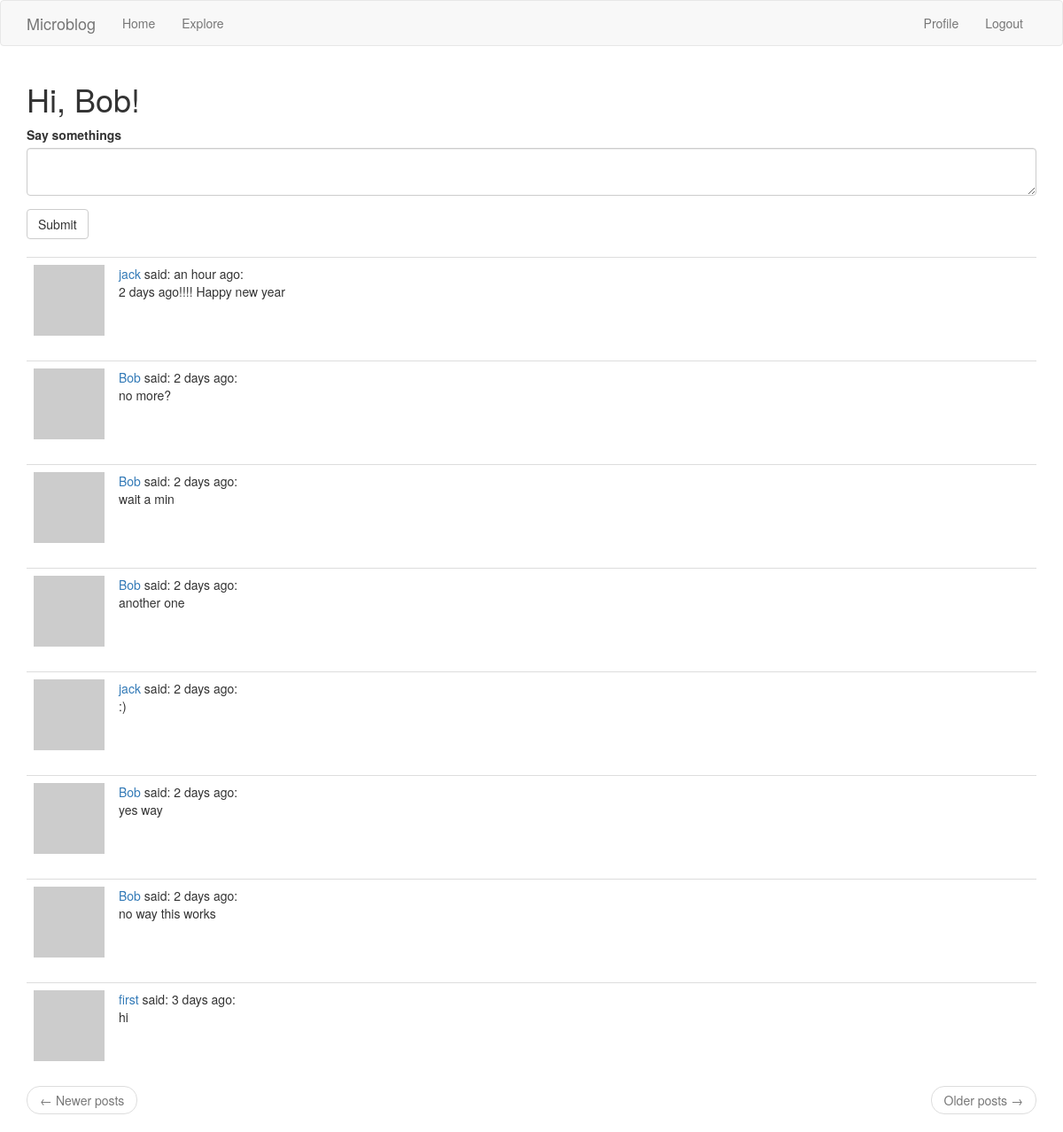
Screenshot of /index (signed in) with the database file from the repository.
### app/models.py (models this page shows, shortened)
class User(UserMixin, db.Model):
    id = db.Column(db.Integer, primary_key=True)
    username = db.Column(db.String(64), index=True, unique=True)
    email = db.Column(db.String(120), index=True, unique=True)
    password_hash = db.Column(db.String(128))
    posts = db.relationship('Post', backref='author', lazy='dynamic')
    about_me = db.Column(db.String(140))
    last_seen = db.Column(db.DateTime, default=datetime.utcnow())
    followed = db.relationship('User', secondary=followers,
    primaryjoin=(followers.c.follower_id == id),
    secondaryjoin=(followers.c.followed_id == id),
    backref=db.backref('followers', lazy='dynamic'), lazy='dynamic')
    def avatar(self,size):
        digest = md5(self.email.lower().encode('utf-8')).hexdigest()
        return 'https:www.gravatar.com/avatar/{}?d=identicon&s={}'.format(digest, size)
    def followed_posts(self):
        followed = Post.query.join(
            followers, (followers.c.followed_id == Post.user_id)).filter(
            followers.c.follower_id == self.id)
        own = Post.query.filter_by(user_id=self.id) #adds own posts to timeline
        return followed.union(own).order_by(Post.timestamp.desc())

class Post(db.Model):
    id = db.Column(db.Integer, primary_key=True)
    body = db.Column(db.String(140))
    timestamp = db.Column(db.DateTime, index=True, default=datetime.utcnow())
    user_id = db.Column(db.Integer, db.ForeignKey('user.id')) #they are connected by this

### app/routes.py (the view)
@app.route('/', methods=["GET","POST"])
@app.route('/index', methods=["GET","POST"]) #decorators
@login_required
def index():
    form = PostForm()
    if form.validate_on_submit():
        post = Post(body=form.post.data, author=current_user)
        db.session.add(post)
        db.session.commit()
        flash('Your post is now live')
        return redirect(url_for('index'))
    page = request.args.get('page',1,type=int)
    posts = current_user.followed_posts().paginate(
    page, app.config['POSTS_PER_PAGE'], False)
    next_url = url_for('index',page=posts.next_num) if posts.has_next else None
    prev_url = url_for('index',page=posts.prev_num) if posts.has_prev else None
    return render_template('index.html', title='Home Page', form=form,
    posts=posts.items, next_url=next_url, prev_url=prev_url)

### app/forms.py
class PostForm(FlaskForm):
    post = TextAreaField('Say somethings',
    validators=[DataRequired(),Length(min=1,max=140)])
    submit = SubmitField('Submit')

### app/models.py (called while the page is built)
@login.user_loader
def load_user(id):
    return User.query.get(int(id))

### app/routes.py (called while the page is built)
@app.before_request
def before_request():
    if current_user.is_authenticated:
        current_user.last_seen = datetime.utcnow()
        db.session.commit()

### app/templates/index.html
{% extends "base.html" %}
{% import 'bootstrap/wtf.html' as wtf %}
{% block app_content %}
    <h1>Hi, {{ current_user.username }}!</h1>
    {% if form %}
    {{ wtf.quick_form(form) }}
    <br>
    {% endif %}
    {% for post in posts %}
        {% include '_post.html' %}
    {% endfor %}
    <nav aria-label="...">
        <ul class="pager">
            <li class="previous{% if not prev_url %} disabled{% endif %}">
                <a href="{{ prev_url or '#' }}">
                    <span aria-hidden="true">&larr;</span> Newer posts
                </a>
            </li>
            <li class="next{% if not next_url %} disabled{% endif %}">
                <a href="{{ next_url or '#' }}">
                    Older posts <span aria-hidden="true">&rarr;</span>
                </a>
            </li>
        </ul>
    </nav>
{% endblock %}

### app/templates/_post.html
<table class="table table-hover">
  <tr>
    <td width='70px'>
      <a href="{{ url_for('user', username=post.author.username)}}">
        <img src="{{post.author.avatar(70)}}"/>
      </a>
    </td>
    <td>
      <a href="{{ url_for('user', username=post.author.username)}}">
        {{ post.author.username}}
      </a>
      said: {{ moment(post.timestamp).fromNow() }}:
      <br> {{post.body}}
    </td>
  </tr>
</table>

### rows the page displays
User: username "Bob"
Post: author.username "jack", timestamp "an hour ago", body "2 days ago!!!! Happy new year"
Post: author.username "Bob", timestamp "2 days ago", body "no more?"
Post: author.username "Bob", timestamp "2 days ago", body "wait a min"
Post: author.username "Bob", timestamp "2 days ago", body "another one"
Post: author.username "jack", timestamp "2 days ago", body ":)"
Post: author.username "Bob", timestamp "2 days ago", body "yes way"
Post: author.username "Bob", timestamp "2 days ago", body "no way this works"
Post: author.username "first", timestamp "3 days ago", body "hi"
